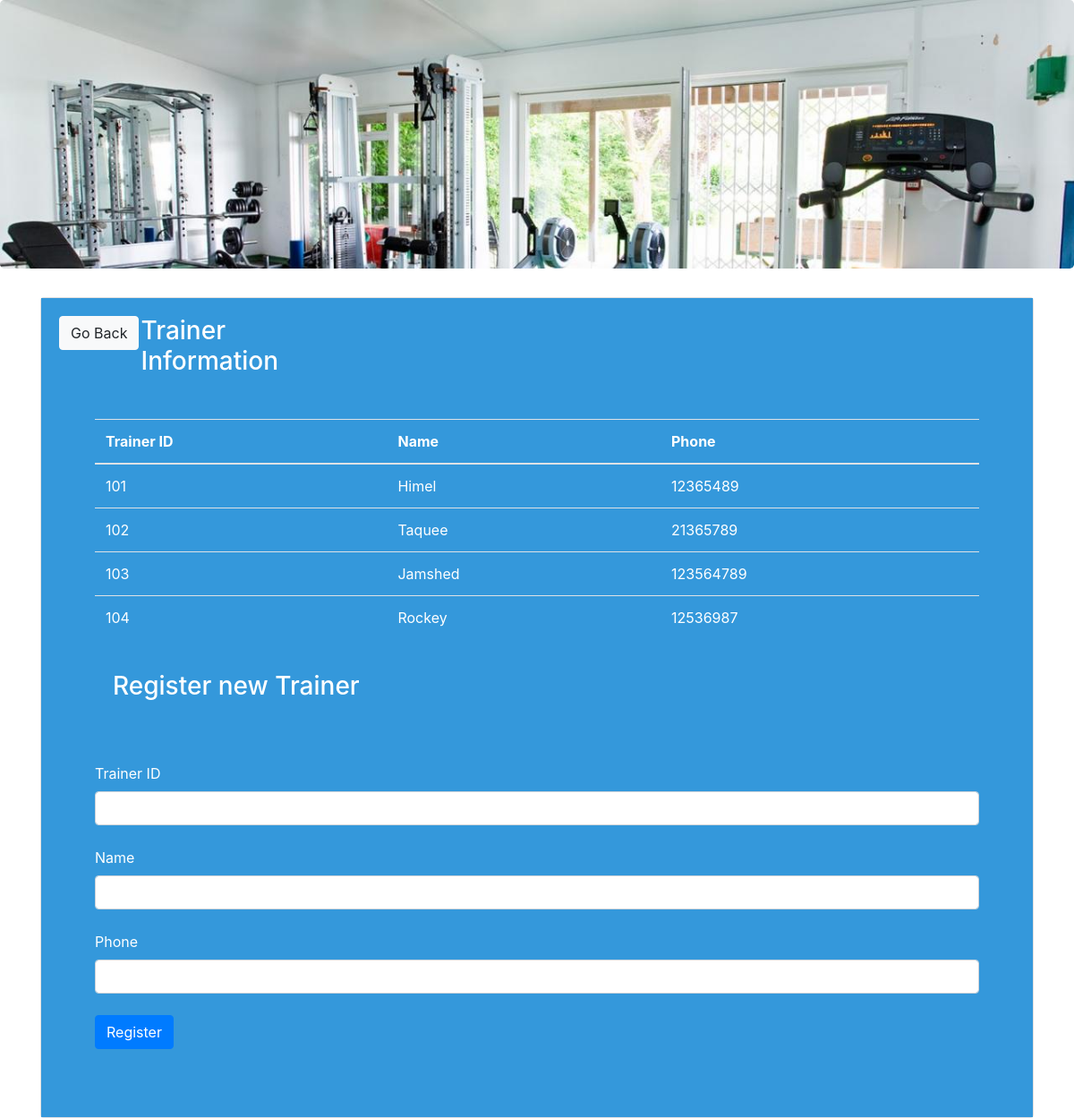
The app's page /trainer.php with its own data.
### tables this page shows
CREATE TABLE `Trainer` (
  `Trainer_id` int(20) NOT NULL,
  `Name` varchar(40) NOT NULL,
  `phone` int(100) NOT NULL
);

### func.php (the view, shortened to what this page needs)
<?php
$con=mysqli_connect("localhost","root","","loginsystem");
function get_trainer(){
    global $con;
    $query="select * from Trainer";
    $result=mysqli_query($con,$query);
    while($row=mysqli_fetch_array($result)){
        $Trainer_id=$row ['Trainer_id'];
        $Name=$row['Name'];
        $phone=$row['phone'];
        echo"<tr>
        <td>$Trainer_id</td>
        <td>$Name</td>
            <td>$phone</td>
        </tr>";
    }
}
?>

### records on screen
trainer: Trainer_id "101", Name "Himel", phone "12365489"
trainer: Trainer_id "102", Name "Taquee", phone "21365789"
trainer: Trainer_id "103", Name "Jamshed", phone "123564789"
trainer: Trainer_id "104", Name "Rockey", phone "12536987"
